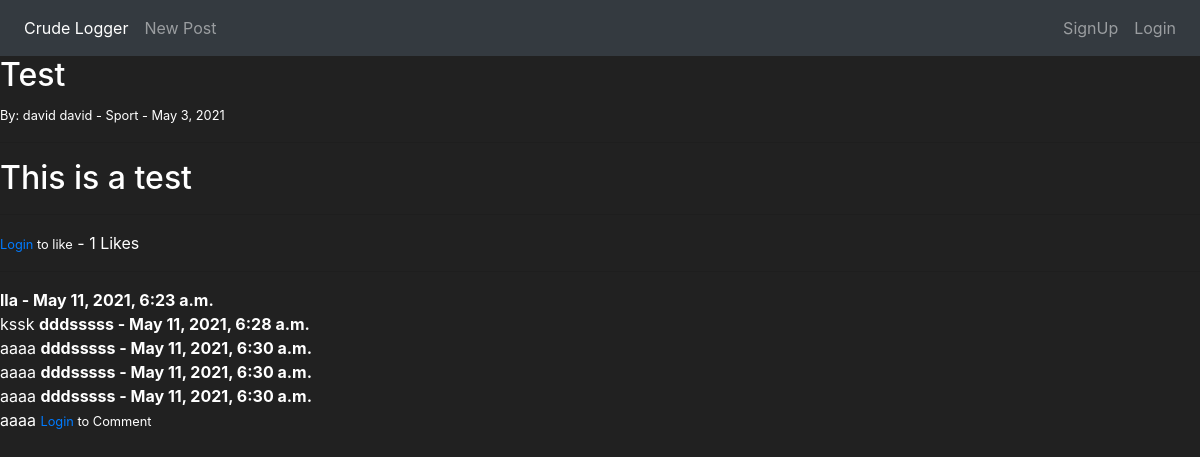
The app's page /post/1/ with its own data.
### blog/models.py (models this page shows, shortened)
class Post(models.Model):
    title = models.CharField(max_length=200, null=True)
    image = models.ImageField(
        null=True, blank=True, upload_to='images/')
    author = models.ForeignKey(User, on_delete=models.CASCADE, null=True)
    body = models.TextField()
    post_date = models.DateField(auto_now_add=True, null=True)
    category = models.CharField(max_length=255, null=True)
    likes = models.ManyToManyField(User, related_name='blog_posts')
    def total_likes(self):
        return self.likes.count()

class Comment(models.Model):
    post = models.ForeignKey(
        Post, related_name='comments', on_delete=models.CASCADE, null=True)
    name = models.CharField(max_length=255, null=True)
    body = models.TextField()
    date_added = models.DateTimeField(auto_now_add=True, null=True)

### blog/views.py (the view)
# urls.py: path('post/<int:pk>/', BlogDetailView.as_view(), name='post_detail'),
class BlogDetailView(DetailView):
    model = Post
    template_name = 'post_detail.html'
    cats = Category.objects.all()
    ordering = ['-post_date']
    def get_context_data(self, *args, **kwargs):
        cat_menu = Category.objects.all()
        context = super(BlogDetailView, self).get_context_data(**kwargs)
        stuff = get_object_or_404(Post, id=self.kwargs['pk'])
        total_likes = stuff.total_likes()
        liked = False
        if stuff.likes.filter(id=self.request.user.id).exists():
            liked = True
        context['cat_menu'] = cat_menu
        context['total_likes'] = total_likes
        context['liked'] = liked
        return context

### blog/templates/post_detail.html (shortened to what this page needs)
{% extends 'base.html' %}
    {% block content %}
    <div class='post-entry'>
        <h2>{{ post.title }}</h2>
        <small>By:
            {{ post.author.first_name }} {{ post.author.last_name }} - {{ post.category }} - {{post.post_date}}</small>
        <hr>
        <h2>{{ post.body }}</h2>
        <hr>
        <form action="{% url 'like_post' post.pk %}" method="POST">
            {% if user.is_authenticated %}
            {% if liked %}
            <button type="submit" , name="post_id" , value="{{ post.id }}" ,
                class="btn btn-danger btn-sm">Unlike</button>
            {% else %}
            <button type="submit" , name="post_id" , value="{{ post.id }}" ,
                class="btn btn-primary btn-sm">Like</button>
            {% endif %}
            {% else %}
            <small><a href='{% url "login" %}'>Login</a> to like</small>
            {% endif %}
            - {{ total_likes }} Likes
        </form>
    </div>
    <hr>
    {% for comment in post.comments.all %}
    <strong>{{ comment.name }} - {{ comment.date_added }}</strong>
    <br />
    {{ comment.body }}
    {% endfor %}
    {% if user.is_authenticated %}
    <br>
    <br>
    <a href='{% url "comment" post.pk %}'>Add Comment</a>
    {% else %}
    <small><a href='{% url "login" %}'>Login</a> to Comment</small>
    {% endif %}
    {% endblock %}

### blog/templates/base.html (style rules this page uses)
body { background-color: #212121; color: white }

### records on screen
Post: title "Test", author.first_name "david", author.last_name "david", category "Sport", post_date "May 3, 2021", body "This is a test"
Comment: name "lla", date_added "May 11, 2021, 6:23 a.m.", body "kssk"
Comment: name "dddsssss", date_added "May 11, 2021, 6:28 a.m.", body "aaaa"
Comment: name "dddsssss", date_added "May 11, 2021, 6:30 a.m.", body "aaaa"
Comment: name "dddsssss", date_added "May 11, 2021, 6:30 a.m.", body "aaaa"
Comment: name "dddsssss", date_added "May 11, 2021, 6:30 a.m.", body "aaaa"

### other values on screen
{{ total_likes }} "1"
